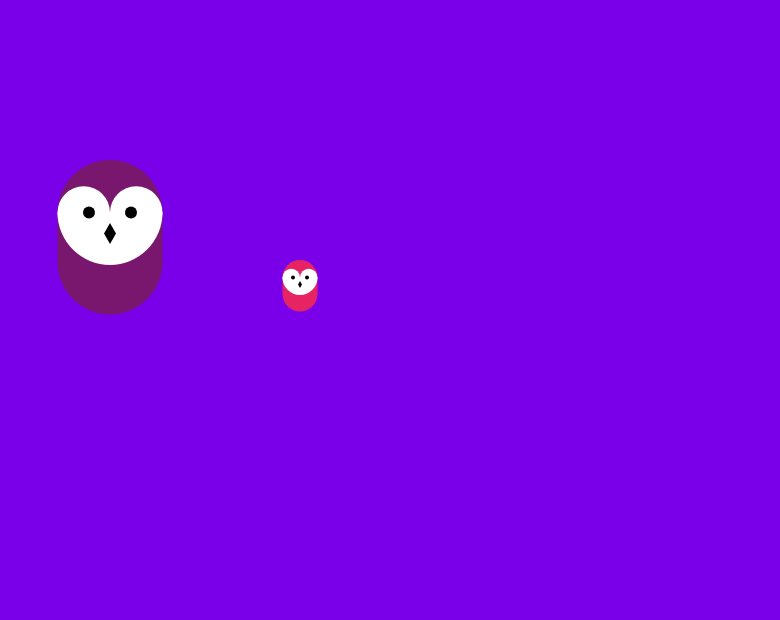
Frame 1 (no input)
Frame 60 (no input): identical to frame 1, image omitted
Frame 120 (the mouse pressed at the canvas centre since frame 60): identical to frame 1, image omitted

The p5.js sketch that drew this single still picture (run headless with seeded random() and noise() and a simulated clock; from frame 60 on, the mouse is pressed at the canvas centre):

// p5.js sketch
// ── sketch.js
var owlColor1
var owlColor2

function setup() {
  createCanvas(780, 620);
  
  owlColor1 = [
    121, 
    23, 
    110]
  owlColor2 =[
    230, 
    36, 
    100]
}

function draw() {
background(121, 0, 233);  

  drawOwl(110, height/2, 1.50, owlColor1);


  drawOwl (300, height/2, 0.50, owlColor2);
  
}
function drawOwl(x, y, owlS, owlC){
  push();
  translate(x, y);//Owl placement X and Y
  scale(owlS); //keep this around and uncomment in Step 3!
  stroke(owlC);//owl body color
  strokeWeight(70);
  line(0, -32, 0, -65); // Body
  noStroke();
  fill(255);//owl face color
  ellipse(-17.5, -65, 35, 35);  // Left eye dome
  ellipse(17.5, -65, 35, 35);   // Right eye dome
  arc(0, -65, 70, 70, 0, PI);   // Chin
  fill(0);
  ellipse(-14, -65, 8, 8);  // Left eye
  ellipse(14, -65, 8, 8);   // Right eye
  quad(0, -58, 4, -51, 0, -44, -4, -51); // Bea
  pop();
}


  
